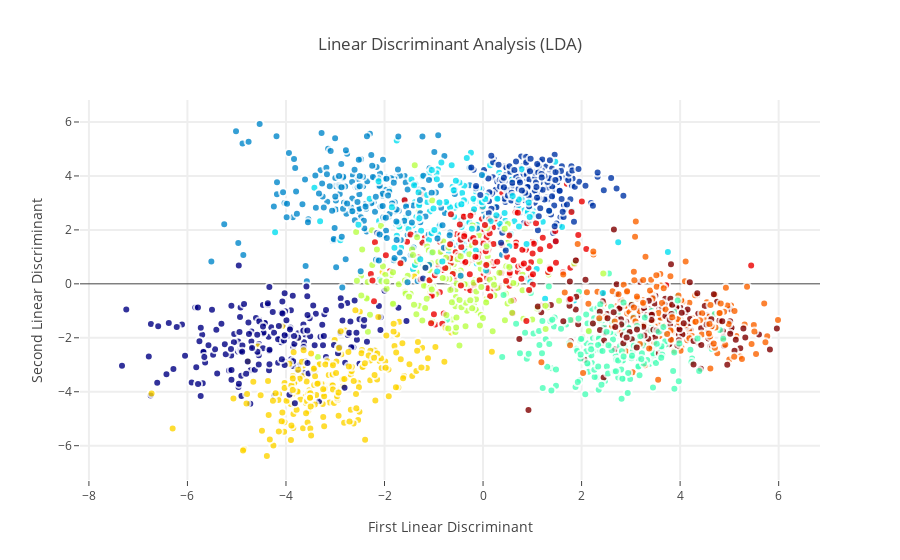

The cell this chart's notebook holds for it:
### Code cell
from IPython.display import display, Math, Latex
lda = LDA(n_components=2)
X_LDA_2D = lda.fit_transform(X_std, target.values)

traceLDA = go.Scatter(
    x = X_LDA_2D[:,0],
    y = X_LDA_2D[:,1],
    name = target,
    mode = 'markers',
    text = target,
    showlegend = True,
    marker = dict(
        size = 8,
        color = target,
        colorscale = 'Jet',
        showscale = False,
        line = dict(
            width = 2,
            color = 'rgb(255, 255, 255)'
        ),
        opacity = 0.8
    )
)
data = [traceLDA]

layout = go.Layout(
    title = 'Linear Discriminant Analysis (LDA)',
    hovermode = 'closest',
    xaxis = dict(
        title = 'First Linear Discriminant',
        ticklen = 5,
        zeroline = False,
        gridwidth = 2,
    ),
    yaxis = dict(
        title = 'Second Linear Discriminant',
        ticklen = 5,
        gridwidth = 2,
    ),
    showlegend = False
)

fig = dict(data=data, layout=layout)
py.iplot(fig, filename='styled-scatter')

### Figure 1 — Plotly figure (JSON) as saved in the notebook; plotly's stock layout.template omitted (floating-point values rounded to 4 significant figures; data arrays with more than 128 entries replaced by an {"elided": "..."} marker saying what was removed)
{"data": [{"marker": {"color": {"elided": "2000 int values"}, "colorscale": "Jet", "line": {"color": "rgb(255, 255, 255)", "width": 2}, "opacity": 0.8, "showscale": false, "size": 8}, "mode": "markers", "name": {"elided": "2000 int values"}, "showlegend": true, "text": {"elided": "2000 int values"}, "type": "scatter", "x": {"elided": "2000 float values"}, "y": {"elided": "2000 float values"}}], "layout": {"hovermode": "closest", "showlegend": false, "title": "Linear Discriminant Analysis (LDA)", "xaxis": {"gridwidth": 2, "ticklen": 5, "title": "First Linear Discriminant", "zeroline": false}, "yaxis": {"gridwidth": 2, "ticklen": 5, "title": "Second Linear Discriminant"}}}
